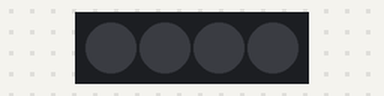
Recording of a sketch running on a simulated Arduino Uno, built with avr-gcc and run on an emulated ATmega328P. Parts: 4 RGB LEDs in strip order, left to right. Dim RGB values are drawn brighter than linear; random numbers use the default seed unless the sketch sets one.

Above: at 0.1 s.
At 2.23 s:
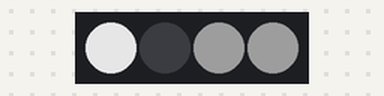
At 3.68 s:
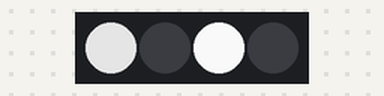
At 4.12 s:
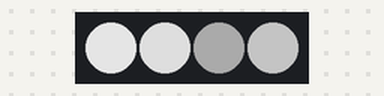
At 8.58 s:
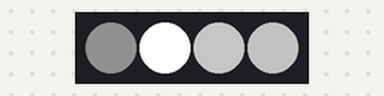
At 29.78 s:
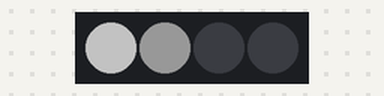
Timing chart, 0 to 31.7 s (numbered marks = the images above):
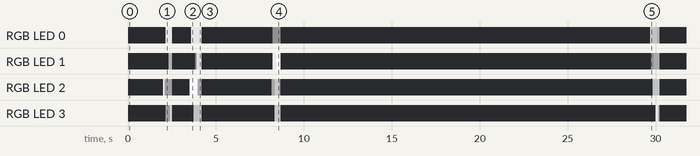

The sketch:

cloud-lightning.ino
```cpp
// (licence header left out)
#include <Adafruit_NeoPixel.h>

// Parameter 1 = number of pixels in strip
// Parameter 2 = pin number (most are valid)
// Parameter 3 = pixel type flags, add together as needed:
//   NEO_RGB     Pixels are wired for RGB bitstream
//   NEO_GRB     Pixels are wired for GRB bitstream
//   NEO_KHZ400  400 KHz bitstream (e.g. FLORA pixels)
//   NEO_KHZ800  800 KHz bitstream (e.g. High Density LED strip)
int NUM_LEDS = 4;
int LED_PIN = 6;
Adafruit_NeoPixel strip = Adafruit_NeoPixel(NUM_LEDS, LED_PIN, NEO_GRB + NEO_KHZ400);

const int HIGH_STRIKE_LIKELIHOOD = 5;
const int LOW_STRIKE_LIKELIHOOD = 10;
int currentDataPoint = 0;
int chance = LOW_STRIKE_LIKELIHOOD;

// Simple moving average plot
int NUM_Y_VALUES = 17;

float yValues[] = {
  0,
  7,
  10,
  9,
  7.1,
  7.5,
  7.4,
  12,
  15,
  10,
  0,
  3,
  3.5,
  4,
  1,
  7,
  1
};

float simple_moving_average_previous = 0;
float random_moving_average_previous = 0;

float (*functionPtrs[10])(); //the array of function pointers
int NUM_FUNCTIONS = 2;

void setup() {

  // Neopixel setup
  strip.begin();
  strip.show(); // Initialize all pixels to 'off'

  // initializes the array of function pointers.
  functionPtrs[0] = simple_moving_average;
  functionPtrs[1] = random_moving_average;
}

void loop() {
  if (random(chance) == 3) {
    int led = random(NUM_LEDS);
    for (int i = 0; i < 10; i++) {
      // Use this line to keep the lightning focused in one LED.
      // lightningStrike(led):
      // Use this line if you want the lightning to spread out among multiple LEDs.
      lightningStrike(random(NUM_LEDS));
    }
    // Once there's been one strike, I make it more likely that there will be a second.
    chance = HIGH_STRIKE_LIKELIHOOD;
  } else {
    chance = LOW_STRIKE_LIKELIHOOD;
  }
  turnAllPixelsOff();
  delay(1000);
}

void turnAllPixelsOff() {
  for (int i = 0; i < NUM_LEDS; i++) {
    strip.setPixelColor(i, 0);
  }
  strip.show();
}

void lightningStrike(int pixel) {
  float brightness = callFunction(random(NUM_FUNCTIONS));
  float scaledWhite = abs(brightness*500);

  strip.setPixelColor(pixel, strip.Color(scaledWhite, scaledWhite, scaledWhite));
  strip.show();
  delay(random(5, 100));
  currentDataPoint++;
  currentDataPoint = currentDataPoint%NUM_Y_VALUES;
}

float callFunction(int index) {
  return (*functionPtrs[index])(); //calls the function at the index of `index` in the array
}

// https://en.wikipedia.org/wiki/Moving_average#Simple_moving_average
float simple_moving_average() {
  uint32_t startingValue = currentDataPoint;
  uint32_t endingValue = (currentDataPoint+1)%NUM_Y_VALUES;
  float simple_moving_average_current = simple_moving_average_previous +
                                  (yValues[startingValue])/NUM_Y_VALUES -
                                  (yValues[endingValue])/NUM_Y_VALUES;

  simple_moving_average_previous = simple_moving_average_current;
  return simple_moving_average_current;
}


// Same as simple moving average, but with randomly-generated data points.
float random_moving_average() {
  float firstValue = random(1, 10);
  float secondValue = random(1, 10);
  float random_moving_average_current = random_moving_average_previous +
                                  firstValue/NUM_Y_VALUES -
                                  secondValue/NUM_Y_VALUES;
  random_moving_average_previous = random_moving_average_current;

  return random_moving_average_current;
}
```
